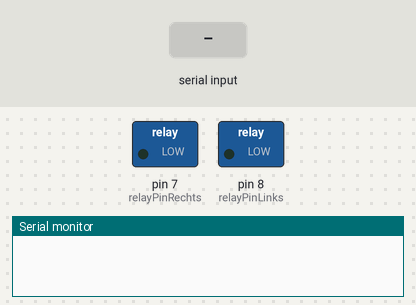
Recording of a sketch running on a simulated Arduino Uno, built for the host (arithmetic inside an expression is 32-bit, double 64-bit). On the bench: switched loads named in the sketch (green lamp = pin HIGH), the last lines printed to the serial monitor. Dashed ring = blinking. The test bench sets the inputs (shaded band).

Above: at 6.2 s.
6.3 s: "Police" received over the second serial link
At 8.15 s:
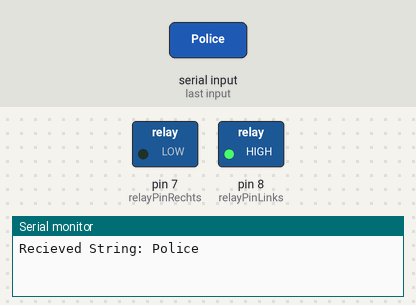
At 8.74 s:
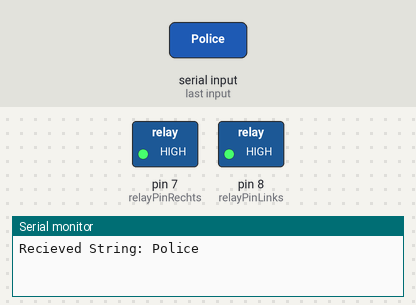
9.3 s: "Normal" received over the second serial link
11.8 s: "BlinkerSpam" received over the second serial link
At 13.16 s:
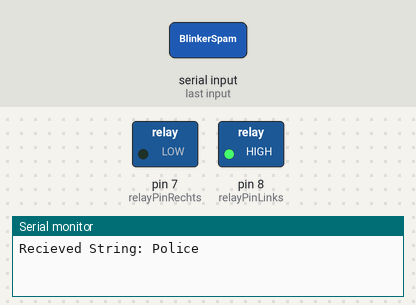
Timing chart, 0 to 20.8 s (numbered marks = the images above; inputs shaded):
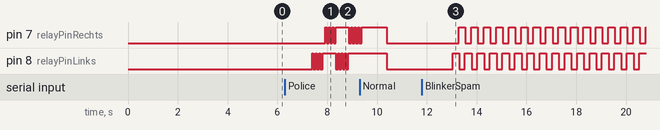

The sketch:

StandlichtModModulUNO.ino
```cpp
const int relayPinLinks = 8;
const int relayPinRechts = 7;
String IncomingString;


#include <SoftwareSerial.h>
SoftwareSerial mySerial(2, 3); //Rx, Tx


void setup() {
  // put your setup code here, to run once:

pinMode(relayPinLinks, OUTPUT);
pinMode(relayPinRechts, OUTPUT);
digitalWrite(relayPinLinks, LOW);
digitalWrite(relayPinRechts, LOW);

Serial.begin(9600);
mySerial.begin(9600);
delay(5000);


}


void loop() {
  // put your main code here, to run repeatedly:


boolean StringReady;

while(mySerial.available()){
  IncomingString=mySerial.readString();
  StringReady = true;
  }

  if(StringReady && IncomingString != '\0'){
    Serial.println("Recieved String: " + IncomingString);

    }


 while(IncomingString == "Police"){

    digitalWrite(relayPinLinks,LOW);
    delay(90);
    digitalWrite(relayPinLinks, HIGH);
    delay(50);
    digitalWrite(relayPinLinks,LOW);
    delay(90);
    digitalWrite(relayPinLinks, HIGH);
    delay(50);
    digitalWrite(relayPinLinks,LOW);
    delay(90);
    digitalWrite(relayPinLinks, HIGH);
    delay(50);
    digitalWrite(relayPinLinks,LOW);
    delay(90);
    digitalWrite(relayPinLinks, HIGH);
    delay(20);


    digitalWrite(relayPinRechts,LOW);
    delay(90);
    digitalWrite(relayPinRechts, HIGH);
    delay(50);
    digitalWrite(relayPinRechts,LOW);
    delay(90);
    digitalWrite(relayPinRechts, HIGH);
    delay(50);
    digitalWrite(relayPinRechts,LOW);
    delay(90);
    digitalWrite(relayPinRechts, HIGH);
    delay(50);
    digitalWrite(relayPinRechts,LOW);
    delay(90);
    digitalWrite(relayPinRechts, HIGH);

    if(mySerial.available()){

        IncomingString = mySerial.readString();

    }
 }

 while(IncomingString == "Normal"){
  digitalWrite(relayPinLinks, LOW);
  digitalWrite(relayPinRechts, LOW);

  if(mySerial.available()){

        IncomingString = mySerial.readString();

    }

  }

  while(IncomingString == "BlinkerSpam"){

    digitalWrite(relayPinLinks,LOW);
    delay(230);
    digitalWrite(relayPinLinks, HIGH);
    delay(20);

    digitalWrite(relayPinRechts,LOW);
    delay(230);
    digitalWrite(relayPinRechts, HIGH);
    delay(20);
    if(mySerial.available()){

        IncomingString = mySerial.readString();
    }
  }
}
```

Measured:
- after the input at 6.3 s, pin 7 (relayPinRechts): goes 3 × (HIGH 0.05 s, LOW 0.09 s), HIGH 0.53 s, 3 × (LOW 0.09 s, HIGH 0.05 s), then LOW, starting after 1.6 s; pin 8 (relayPinLinks): goes 3 × (HIGH 0.05 s, LOW 0.09 s), HIGH 0.53 s, 3 × (LOW 0.09 s, HIGH 0.05 s), LOW 0.09 s, then HIGH, starting after 1.1 s
- after the input at 11.8 s, pin 7 (relayPinRechts): alternates HIGH for 0.27 s and LOW for 0.23 s, starting after 1.5 s; pin 8 (relayPinLinks): alternates HIGH for 0.27 s and LOW for 0.23 s, starting after 1.2 s
